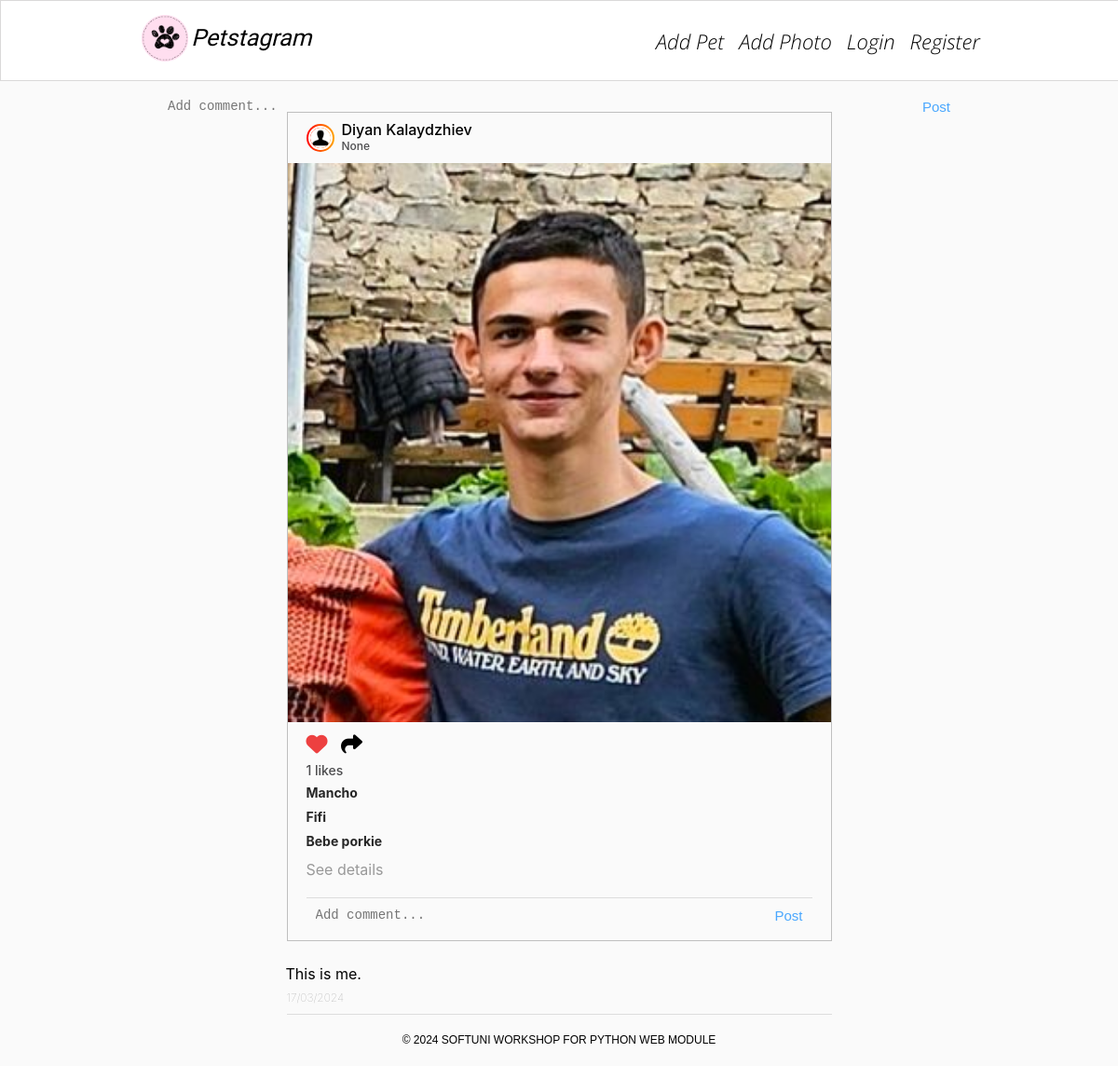
Page /photos/1/ on the earlier database version.
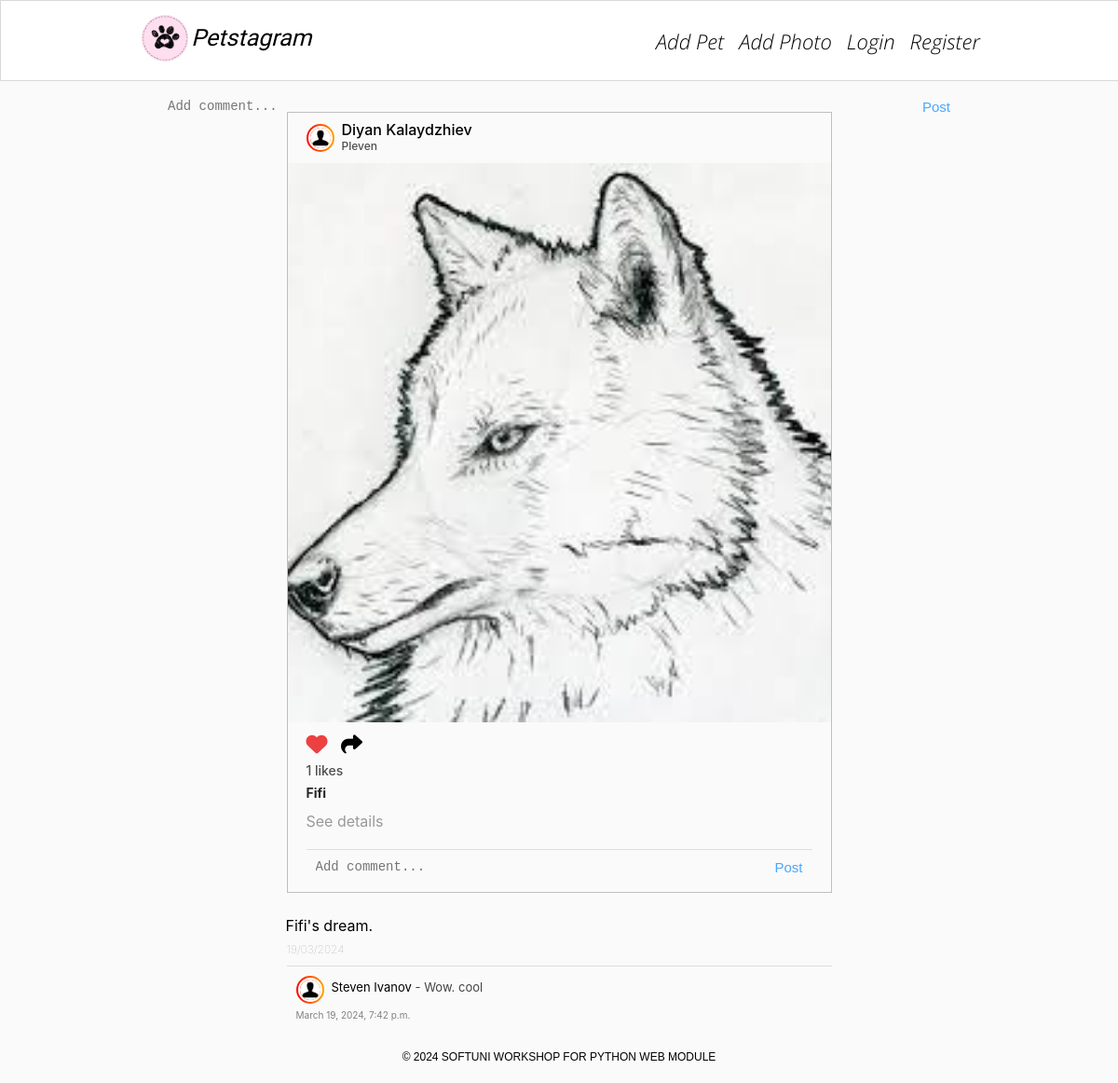
Same page on the later database version.
### petstagram/photos/models.py (models this page shows)
class Photo(models.Model):
    photo = models.ImageField(
        validators=(
            MaxFileSizeValidator(limit_value=SIZE_5_MB),
        ),
        upload_to='pet_photos/',
        blank=False,
        null=False,
    )  # custom validator for files > 5MB
    description = models.TextField(
        max_length=300,
        validators=(
            MinLengthValidator(10),
        ),
        blank=True,
        null=True,
    )
    location = models.CharField(
        max_length=30,
        blank=True,
        null=True,
    )
    tagged_pets = models.ManyToManyField(Pet, blank=True)
    date_of_publication = models.DateField(auto_now=True)
    @property
    def photo_count(self):
        return self.photolike_set.count()

### petstagram/pets/models.py (models this page shows, shortened)
class Pet(models.Model):
    name = models.CharField(max_length=30)
    personal_photo = models.URLField()
    date_of_birth = models.DateField(blank=True, null=True)
    slug = models.SlugField(unique=True, null=False, blank=True, editable=False)

### petstagram/common/models.py (models this page shows)
class PhotoComment(models.Model):
    MAX_TEXT_LENGTH = 300
    text = models.TextField(
        max_length=MAX_TEXT_LENGTH)
    created_at = models.DateTimeField(
        auto_now_add=True
    )
    modified_at = models.DateTimeField(
        auto_now=True
    )
    pet_photo = models.ForeignKey(
        Photo,
        on_delete=models.DO_NOTHING
    )

### petstagram/photos/views.py (the view)
# urls.py: path('', details_photo, name='details photo'),
def details_photo(request, pk):
    context = {
        'pet_photo': Photo.objects.get(pk=pk)
    }
    return render(request, 'photos/details_photo.html', context)

### templates/photos/details_photo.html (shortened to what this page needs)
{% extends 'base.html' %}
{% load static %}
{% block content %}
    <div class="container">
        <div class="col-9">
            {% include 'partials/pet_photo_list_item.html' with photo=pet_photo %}
            <p class="pet-details">{{ pet_photo.description }}</p>
            <h5 class="postTime">{{ pet_photo.date_of_publication|date:'d/m/Y' }}</h5>
            <div class="comments">
                {% for comment in pet_photo.photocomment_set.all %}
                <div class="top">
                    <div class="userDetails">
                        <div class="comment-data">
                            <div class="profilepic">
                                <div class="profile_img">
                                    <div class="image">
                                        <img src="{% static 'images/person.png' %}" alt="img8">
                                    </div>
                                </div>
                            </div>
                            <p>
                                <a href="{% url 'details profile' pk=1 %}">Steven Ivanov</a>
                                - {{ comment.text }}
                            </p>
                        </div>
                        <span>{{ comment.created_at }}</span>
                    </div>
                </div>
                {% endfor %}
            </div>
        </div>
        <div class="addComments">
            <form method="post" action="#">
                <textarea name="body" cols="40" rows="10" placeholder="Add comment..." maxlength="300"
                          required="" id="id_body"></textarea>
                <button type="submit">Post</button>
            </form>
        </div>
    </div>
{% endblock %}

### templates/base.html (shortened to what this page needs)
{% load static %}
<!DOCTYPE html>
<html lang="en">
<head>
    <link rel="stylesheet" href="{% static 'css/styles.css' %}">
</head>
<body>
{% include 'partials/layout/header.html' %}
<main>
    {% block content %}
    {% endblock %}
</main>
<div class="footer">
		<span class="footer-section">
			© 2024 SOFTUNI WORKSHOP FOR PYTHON WEB MODULE
		</span>
</div>
</body>
</html>

### templates/partials/layout/header.html
{% load static %}
<header>
    <nav class="navbar">
        <div class="container">
            <div class="logo">
                <a href="{% url 'index' %}">
                    <img width="50px" src="{% static 'images/free-30-instagram-stories-icons23_122570.png' %}"
                         alt="img1">
                </a>
                <a class="home" href="{% url 'index' %}">
                    <i>Petstagram</i>
                </a>
            </div>
            <div class="nav-links">
                <ul class="nav-group">
                    <li class="nav-item">
                        <a href="{% url 'create pet' %}">
                            <i>Add Pet</i>
                        </a>
                    </li>
                    <li class="nav-item">
                        <a href="{% url 'create photo' %}">
                            <i>Add Photo</i>
                        </a>
                    </li>
                    {% if request.user.is_authenticated %}
                        <li class="nav-item">
                            <a href="{% url 'details profile' pk=2 %}">
                                <i>Profile</i>
                            </a>
                        </li>
                        <li class="nav-item">
                            <a href="{% url 'signout user' %}">
                                <i>Log out</i>
                            </a>
                        </li>
                    {% else %}
                        <li class="nav-item">
                            <a href="{% url 'signin user' %}">
                                <i>Login</i>
                            </a>
                        </li>
                        <li class="nav-item">
                            <a href="{% url 'signup user' %}">
                                <i>Register</i>
                            </a>
                        </li>
                    {% endif %}
                </ul>
            </div>
        </div>
    </nav>
</header>

### templates/partials/pet_photo_list_item.html (shortened to what this page needs)
{% load static %}
    <div class="card">
        <div class="top">
            <div class="userDetails">
                <a href="{% url 'details profile' pk=1 %}">
                    <div class="profilepic">
                        <div class="profile_img">
                            <div class="image">
                                <img src="{% static 'images/person.png' %}" alt="img8">
                            </div>
                        </div>
                    </div>
                </a>
                <h3>
                    <a href="{% url 'details profile' pk=1 %}">
                        Diyan Kalaydzhiev
                    </a>
                    <br>
                    <span>{{ photo.location }}</span>
                </h3>
            </div>
        </div>
        <div class="imgBx" id="photo-{{ photo.pk }}">
            <img src="{{ photo.photo.url }}" alt="post" class="cover">
        </div>
        <div class="bottom">
            <div class="actionBtns">
                <div class="left">
								<span class="heart">
                                    <a href="{% url 'like_pet_photo' pk=photo.pk %}">
                                        {% if photo.photolike_set.count > 0 %}
                                        <i class="fa-solid fa-heart" style="color: #ed4040;"></i>
                                        {% else %}
                                        <i class="fa-regular fa-heart"></i>
                                        {% endif %}
                                    </a>
								</span>
                    <a href="share">
                        <i class="fa-solid fa-share"></i>
                    </a>
                </div>
            </div>
                <p class="likes">{{ photo.photo_count }} likes</p>
            {% for pet in photo.tagged_pets.all %}
                <a href="{% url 'details pet' username='lubo' pet_slug=pet.slug %}">
                    <p class="message">
                        <b>{{ pet.name }}</b>
                    </p>
                </a>
                {% empty %}
                <h1>NE baca</h1>
            {% endfor %}
            <a href="{% url 'details photo' pk=photo.pk %}">
                <h4 class="details">See details</h4>
            </a>
            <div class="addComments">
                <form method="post" action="add comment">
                    <textarea name="body" cols="40" rows="10" placeholder="Add comment..." maxlength="300"
                              required="" id="id_body"></textarea>
                    <button type="submit">Post</button>
                </form>
            </div>
        </div>
    </div>

### staticfiles/css/home.css (style rules this page uses)
* { margin: 0; padding: 0; box-sizing: border-box; }
body { font-family: -apple-system, system-ui, "Segoe UI", Roboto, Oxygen, Ubuntu, Cantarell, "Open Sans", "Helvetica Neue", sans-serif; background: #fafafa; min-height: 100vh; }
.navbar { position: fixed; z-index: 100000; display: flex; align-items: center; justify-content: center; background: rgb(255, 255, 255); width: 101%; border: 1px solid rgb(218, 217, 217); font-family: "Open Sans", sans-serif; }
.container { padding: 15px 0; width: 75%; display: flex; align-items: center; justify-content: space-between; }
.container a { color: #403e3e; }
.container .logo { display: flex; cursor: pointer; }
.home { font-size: 25px; margin: 10px 0 0 3px; color: black; font-family: 'Indie Flower', cursive; }
.nav-links { font-weight: lighter; color: rgb(172, 172, 172); }
.nav-group .nav-item { list-style-type: none; margin: 0 8px; }
.nav-group .nav-item a { font-size: 22px; display: block; color: black; }
.nav-group { display: flex; align-items: center; justify-content: center; }
main { width: 100%; min-height: 95vh; display: flex; justify-content: center; }
main .container { position: relative; margin-top: 60px; width: 75%; display: flex; align-items: flex-start; justify-content: space-between; }
.col-9 { width: 65%; margin: 5% auto; margin-bottom: -20px; }
.col-9 .card { margin-bottom: 20px; position: relative; width: 100%; display: inline-block; border: 1px solid rgba(7, 7, 7, 0.24); }
.col-9 .card .top { padding: 10px 20px; display: flex; justify-content: space-between; align-items: center; }
.col-9 .card .bottom { padding: 10px 20px; }
.col-9 .card .top .userDetails { width: 100%; display: flex; align-items: center; }
.profilepic { display: inline-block; }
.profilepic .profile_img { display: flex; align-items: center; justify-content: center; border-radius: 50%; overflow: hidden; width: 30px; height: 30px; background: linear-gradient(to right, red, orange); padding: 2px; margin-right: 8px; }
.profilepic .profile_img .image { position: relative; width: 100%; height: 100%; border-radius: 50%; margin-top: 0; overflow: hidden; display: flex; align-items: center; justify-content: center; border: 2px solid white; }
.profilepic .profile_img img { width: 100%; height: 100%; object-fit: cover; margin-top: 0 !important; }
.cover { position: absolute; top: 0; left: 0; width: 100%; height: 100%; object-fit: cover; }
.col-9 .card .top .userDetails h3 { font-size: 16px; color: #4d4d4f; font-weight: 500; line-height: 1em; white-space: nowrap; }
.col-9 .card .top .userDetails h3 span { font-size: 0.75em; }
.imgBx { position: relative; width: 100%; min-height: 600px; }
.actionBtns { display: flex; justify-content: space-between; align-items: center; font-size: 23px; }
.actionBtns i { cursor: pointer; }
.actionBtns .left i { margin-right: 8px; }
.likes { font-weight: 500; margin-top: 5px; font-size: 14px; cursor: default; color: #4d4d4f; }
.message { font-weight: 400; margin-top: 5px; font-size: 14px; color: #777; line-height: 1.5em; }
.message b { color: #262626; }
.details { margin-top: 10px; font-weight: 400; color: #999; }
.addComments { display: flex; align-items: center; margin-top: 20px; border-top: 1px solid #ddd; padding: 10px 0; }
.addComments button { position: absolute; right: 30px; color: #1d92ffcb; font-weight: 500; font-size: 15px; border: none; background-color: inherit; cursor: pointer; }
textarea { position: absolute; left: 30px; width: 85%; resize: none; overflow: hidden; height: 20px; border: none; outline: none; font-weight: 400; font-size: 14px; color: #262626; background: none; }
.addComments form { display: flex; margin-bottom: 15px; }
.postTime { margin-top: 8px; font-weight: lighter; cursor: default; color: rgb(163, 163, 163); font-size: 12px; text-transform: uppercase; }
a { text-decoration: none; }
i { color: black; }
div.footer { position: sticky; bottom: 0; margin: 20px auto; width: 100%; text-align: center; z-index: -2; }
.footer .footer-section { position: relative; width: 100%; font-size: 12px; font-family: sans-serif; z-index: -2; }

### staticfiles/css/profile.css (style rules this page uses)
.profile_img img { width: 175px; height: 175px; margin-top: 10px; border-radius: 50%; object-fit: cover; }

Differences in the rows shown:
removed Pet: name "Mancho"
removed Pet: name "Bebe porkie"
changed Photo id 1: location "None" → "Pleven"; photo: a different picture; description "This is me." → "Fifi's dream."; date_of_publication "17/03/2024" → "19/03/2024"
added PhotoComment: text "Wow. cool", created_at "March 19, 2024, 7:42 p.m."
